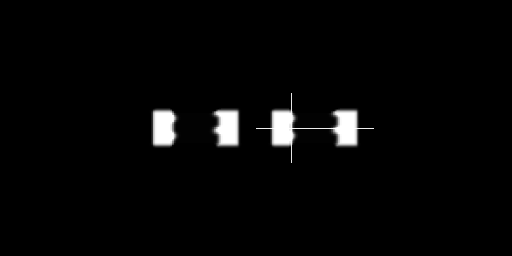

Here is the Python script that generated this plot:
#!/usr/bin/env python

# Demonstrate in-place filtering with vtkImageCursor3D on magnified SLC data.

# Factory overrides
import vtkmodules.vtkInteractionStyle  # noqa: F401
import vtkmodules.vtkRenderingFreeType  # noqa: F401
import vtkmodules.vtkRenderingOpenGL2  # noqa: F401

import os

from vtkmodules.vtkFiltersCore import vtkImageAppend
from vtkmodules.vtkIOImage import vtkSLCReader
from vtkmodules.vtkImagingCore import vtkImageMagnify
from vtkmodules.vtkImagingHybrid import vtkImageCursor3D
from vtkmodules.vtkRenderingCore import (
    vtkImageActor,
    vtkRenderWindow,
    vtkRenderWindowInteractor,
    vtkRenderer,
)

# Constants
cursor_x = 20
cursor_y = 20
cursor_z = 20
image_mag_x = 2
image_mag_y = 2
image_mag_z = 1

# Pipeline
reader = vtkSLCReader()
data_dir = os.environ.get("VPE_DATA_DIR", os.path.dirname(os.path.abspath(__file__)))

reader.SetFileName(os.path.join(data_dir, "nut.slc"))

# Magnify
magnify1 = vtkImageMagnify()
magnify1.SetInputConnection(reader.GetOutputPort())
magnify1.SetMagnificationFactors(image_mag_x, image_mag_y, image_mag_z)
magnify1.ReleaseDataFlagOn()

magnify2 = vtkImageMagnify()
magnify2.SetInputConnection(reader.GetOutputPort())
magnify2.SetMagnificationFactors(image_mag_x, image_mag_y, image_mag_z)
magnify2.ReleaseDataFlagOn()

# In-place cursor filter
cursor = vtkImageCursor3D()
cursor.SetInputConnection(magnify1.GetOutputPort())
cursor.SetCursorPosition(cursor_x * image_mag_x,
                          cursor_y * image_mag_y,
                          cursor_z * image_mag_z)
cursor.SetCursorValue(255)
cursor.SetCursorRadius(50 * image_mag_x)

# Append side by side
image_append = vtkImageAppend()
image_append.SetAppendAxis(0)
image_append.AddInputConnection(magnify2.GetOutputPort())
image_append.AddInputConnection(cursor.GetOutputPort())
image_append.Update()

# Display with vtkImageActor - show the slice at cursor_z
image_actor = vtkImageActor()
image_actor.GetMapper().SetInputConnection(image_append.GetOutputPort())
ext = image_append.GetOutput().GetExtent()
z_slice = cursor_z * image_mag_z
image_actor.SetDisplayExtent(ext[0], ext[1], ext[2], ext[3], z_slice, z_slice)

# Renderer
renderer = vtkRenderer()
renderer.AddActor(image_actor)

# Window
render_window = vtkRenderWindow()
render_window.AddRenderer(renderer)
render_window.SetSize(512, 256)
render_window.SetWindowName("in place")

# Scene
renderer.ResetCamera()

# Interactor
interactor = vtkRenderWindowInteractor()
interactor.SetRenderWindow(render_window)

interactor.Initialize()
interactor.Start()
